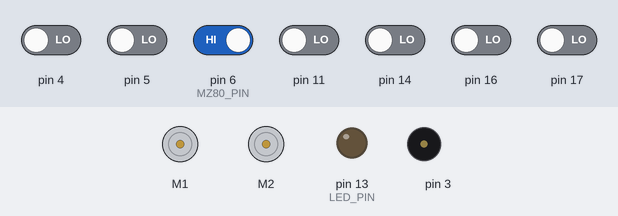
The sketch below on a simulated Arduino Uno, built with avr-gcc and run on an emulated ATmega328P. On the bench: 2 × DC motor (green arrow = forward, orange = backward, longer = faster), output pins drawn as LEDs (lit = HIGH), buzzer (waves = sounding). The inputs (shaded band) are chosen by the test bench; at power-on: pin 6 (MZ80_PIN) HIGH, pin 4, pin 5, pin 11, pin 14, pin 16, pin 17 LOW. Random numbers use the default seed unless the sketch sets one.

Above: at 5.05 s.
6.3 s: pin 4 driven HIGH
At 7.0 s:
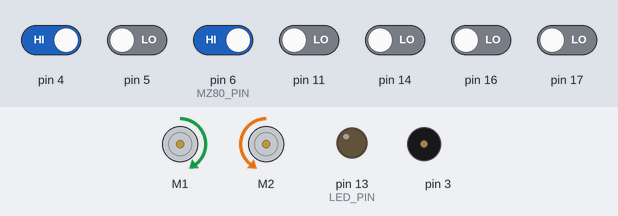
10.3 s: pin 6 (MZ80_PIN) driven LOW
At 11.6 s:
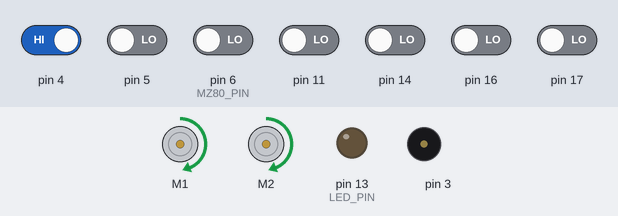
At 12.5 s:
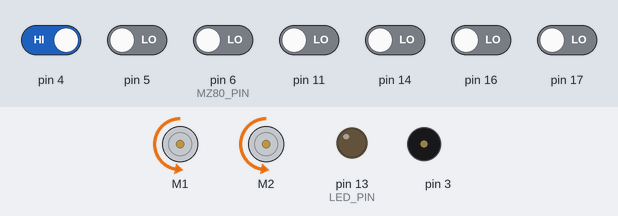
13.8 s: pin 6 (MZ80_PIN) driven HIGH
17.3 s: pin 5 driven HIGH
Timing chart, 0 to 59.0 s (numbered marks = the images above; inputs shaded):
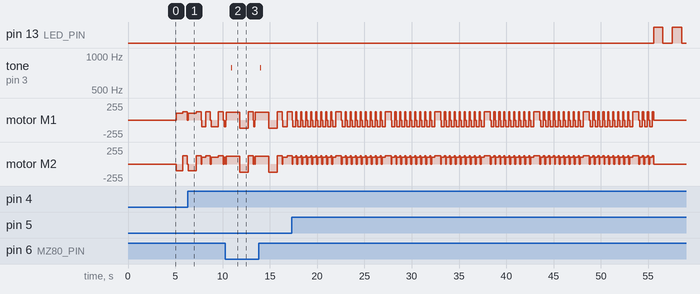

The sketch:

Project_Code.ino
```cpp
#include <ZumoShield.h>

#define LED_PIN 13
#define MZ80_PIN 6
#define NUM_SENSORS 6
#define BLINK_DELAY 1000

unsigned int sensor_values[NUM_SENSORS];
ZumoReflectanceSensorArray sensors(QTR_NO_EMITTER_PIN);
ZumoMotors motors;
ZumoBuzzer buzzer;

#define QTR_THRESHOLD 1500
#define REVERSE_SPEED 200
#define TURN_SPEED 155
#define FORWARD_SPEED 200
#define KNOCK_DOWN_SPEED 180    // for speed to knock down objects

#define STOP_DURATION 100
#define REVERSE_DURATION 320
#define TURN_DURATION 300
#define KNOCK_DOWN_DELAY 900  // for delay after knocking down an object

#define RIGHT 1
#define LEFT -1

int objectCount = 0;
unsigned long firstObjectDetectionTime = 0;
unsigned long lastObjectDetectionTime = 0;
unsigned long lastTurnTime = 0;

bool objectDetected = false;
bool turnDirection = RIGHT;  // Variable to alternate turn direction for slalom

void setup() {
  pinMode(LED_PIN, OUTPUT);
  digitalWrite(LED_PIN, LOW);
  buzzer.playMode(PLAY_AUTOMATIC);
  pinMode(MZ80_PIN, INPUT);
  sensors.init();
  unsigned long calibrationTime = millis();
  while (millis() - calibrationTime < 5000) {
    sensors.calibrate();
  }
}

void loop() {
  sensors.read(sensor_values);

  // Always check for border detection first
  if (sensor_values[0] < QTR_THRESHOLD || sensor_values[5] < QTR_THRESHOLD) {
    handleBorderDetection();
  } else if (!digitalRead(MZ80_PIN)) {
    handleObjectDetection();
  } else {
    scanForObjects();
  }

  // Check if maximum exploration time has passed 45sec now
  if (firstObjectDetectionTime > 0 && millis() - firstObjectDetectionTime >= 45000) {
    motors.setSpeeds(0, 0);
    blinkLED(objectCount);
    while (true)
      ;  // Stop the robot after blinking
  }
}

void handleObjectDetection() {
  unsigned long currentTime = millis();

  // Debounce object detection to prevent multiple counts within a short period
  if (currentTime - lastObjectDetectionTime < 50) {
    return;
  }
  if (firstObjectDetectionTime == 0) {
    firstObjectDetectionTime = millis();
  }

  motors.setSpeeds(0, 0);
  delay(STOP_DURATION);
  motors.setSpeeds(KNOCK_DOWN_SPEED, KNOCK_DOWN_SPEED);
  delay(500);  // Approach the object to knock it down

  objectCount++;
  buzzer.playNote(NOTE_G(5), 100, 12);
  lastObjectDetectionTime = millis();
  delay(KNOCK_DOWN_DELAY);  // Delay to stabilize after knocking down an object
  motors.setSpeeds(-REVERSE_SPEED, -REVERSE_SPEED);
  delay(KNOCK_DOWN_DELAY);
}

void scanForObjects() {
  static int turnCount = 0;                  //  variable to keep track of turn count
  static bool forwardMoveCompleted = false;  // variable to track if the forward move is completed

  unsigned long currentTime = millis();

  if (currentTime - lastTurnTime >= 500) {
    // Alternate turn direction for 360 effect
    if (turnDirection == RIGHT) {
      if (sensor_values[0] < QTR_THRESHOLD || sensor_values[5] < QTR_THRESHOLD) {
        handleBorderDetection();
      }
      turn(LEFT, false);
      turnDirection = LEFT;
    } else {
      if (sensor_values[0] < QTR_THRESHOLD || sensor_values[5] < QTR_THRESHOLD) {
        handleBorderDetection();
      }
      turn(RIGHT, false);
      turnDirection = RIGHT;
    }
    lastTurnTime = currentTime;
    delay(120);

    turnCount++;

    // Check if the robot has completed 9-10 turns (360 degrees)
    if (turnCount >= 9) {
      turnCount = 0;
      forwardMoveCompleted = false;
    }
  }

  // Move forward a little bit after every 360-degree turn
  if (!forwardMoveCompleted && turnCount == 0) {
    motors.setSpeeds(FORWARD_SPEED, FORWARD_SPEED);
    delay(500);  // Adjust this delay to control the forward movement distance
    motors.setSpeeds(0, 0);
    forwardMoveCompleted = true;
  }
}

void handleBorderDetection() {
  motors.setSpeeds(0, 0);
  if (sensor_values[0] < QTR_THRESHOLD) {
    turn(RIGHT, true);
    motors.setSpeeds(FORWARD_SPEED, FORWARD_SPEED);
    delay(500);
  } else if (sensor_values[5] < QTR_THRESHOLD) {
    turn(LEFT, true);
    motors.setSpeeds(FORWARD_SPEED, FORWARD_SPEED);
    delay(500);
  }
}

void blinkLED(int count) {
  for (int i = 0; i < count; i++) {
    digitalWrite(LED_PIN, HIGH);
    delay(BLINK_DELAY);
    digitalWrite(LED_PIN, LOW);
    delay(BLINK_DELAY);
  }
}

void turn(int direction, bool randomize) {
  static unsigned int duration_increment = TURN_DURATION / 4;

  motors.setSpeeds(0, 0);
  delay(STOP_DURATION);

  // Divide the turn into smaller steps with detection checks
  const int turnSteps = 5;  // Adjust this value to increase or decrease the number of steps
  const int turnDuration = randomize ? TURN_DURATION + (random(10) - 2) * duration_increment : TURN_DURATION;
  const int stepDuration = turnDuration / turnSteps;

  for (int i = 0; i < turnSteps; i++) {
    motors.setSpeeds(TURN_SPEED * direction, -TURN_SPEED * direction);
    delay(stepDuration);

    // Check for object detection during the turn
    if (!digitalRead(MZ80_PIN)) {
      handleObjectDetection();
      break;  // Exit the loop if an object is detected
    }
  }

  motors.setSpeeds(FORWARD_SPEED, FORWARD_SPEED);
}
```

Measured:
- after the input at 10.3 s, tone on pin 3: silent → 783 Hz after 0.61 s, → silent 0.10 s later
- by itself, motor M1: moves between backward 98/255 and forward 127/255, repeating every 5.2 s
- by itself, motor M2: moves between stopped and forward 127/255, repeating every 5.2 s
